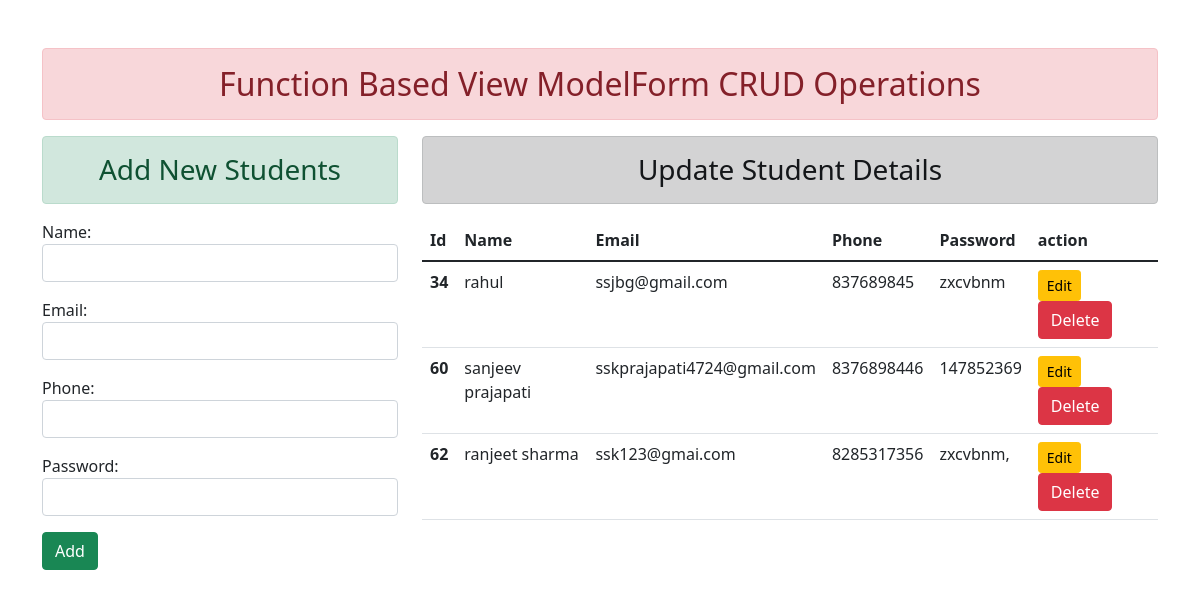
The page / on the database its author committed.
### App1/models.py (models this page shows)
class CRUD_DataBase(models.Model):
    name = models.CharField(max_length=50)
    email = models.EmailField()
    phone = models.IntegerField()
    password = models.CharField(max_length=16)
    datatime = models.DateTimeField(auto_now=True)

### App1/views.py (the view)
# urls.py: path('',views.home,name='home'),
def home(request):
    if request.method == 'POST':
        data = StudentRegistration(request.POST)
        if data.is_valid():
            fname = data.cleaned_data['name']
            femail = data.cleaned_data['email']
            fphone = data.cleaned_data['phone']
            fpassword = data.cleaned_data['password']
            print(fname)
            mdata = CRUD_DataBase(name = fname,email= femail,phone = fphone,password = fpassword)
            mdata.save()
            data = StudentRegistration()
    else:
        data = StudentRegistration()
    model_data = CRUD_DataBase.objects.all()
    return render(request,'App1/core.html',{'form':data,'data':model_data})

### App1/forms.py
class StudentRegistration(ModelForm):
    class Meta:
        model = CRUD_DataBase
        exclude = ['datetime']
        widgets = {'password':forms.PasswordInput(attrs={'class':'form-control'}),
        'name':forms.TextInput(attrs={'class':'form-control'}),
        'email':forms.EmailInput(attrs={'class':'form-control'}),
        'phone':forms.NumberInput(attrs={'class':'form-control'})
        }

### App1/templates/App1/core.html (shortened to what this page needs)
{% extends 'App1/core1.html' %}
{% block content %}
<div class="row">
  <div class="col-sm-4">
    <h3 class="text-center alert alert-success">Add New Students </h3>
    <form action="" method="POST" novalidate>
      {{form.as_p}}
      <input class="btn btn-success" type="submit" value="Add">
  </div>
  <div class="col-sm-8">
    <h3 class="text-center alert alert-dark">Update Student Details </h3>
    {% if data %}
    <table class="table">
      <thead>
        <tr>
          <th scope="col">Id</th>
          <th scope="col">Name</th>
          <th scope="col">Email</th>
          <th scope="col">Phone</th>
          <th scope="col">Password</th>
          <th scope="col">action</th>
        </tr>
      </thead>
     <tbody>
      {% for i in data %}
      <tr>
        <th scope="row">{{i.id}}</th>
        <td>{{i.name}}</td>
        <td>{{i.email}}</td>
        <td>{{i.phone}}</td>
        <td>{{i.password}}</td>
        <td> <a href="{% url 'edit' i.id %}" class="btn btn-warning btn-sm"> Edit</a>
          <form action="{% url 'delete' i.id %}" method="POST" class="d-inline">
            <input type="submit" class="btn btn-danger" value="Delete">
          </form>
        </td>
      </tr>
      {% endfor%}
    </tbody>
    </table>
    {% endif %}
  </div>
</div>
{% endblock content %}

### App1/templates/App1/core1.html (shortened to what this page needs)
<!doctype html>
<html lang="en">
  <head>
    <link href="https://cdn.jsdelivr.net/npm/bootstrap@5.1.3/dist/css/bootstrap.min.css" rel="stylesheet">
  </head>
  <body>
    <div class="container mt-5">
    <h2 class="text-center alert alert-danger">Function Based View ModelForm CRUD Operations</h2>
    {% block content %}
    {% endblock content %}
    </div>
  </body>
</html>
</html>

### rows shown on the page
CRUD_DataBase: id "34", name "rahul", email "ssjbg@gmail.com", phone "837689845", password "zxcvbnm"
CRUD_DataBase: id "60", name "sanjeev prajapati", email "sskprajapati4724@gmail.com", phone "8376898446", password "147852369"
CRUD_DataBase: id "62", name "ranjeet sharma", email "ssk123@gmai.com", phone "8285317356", password "zxcvbnm,"
